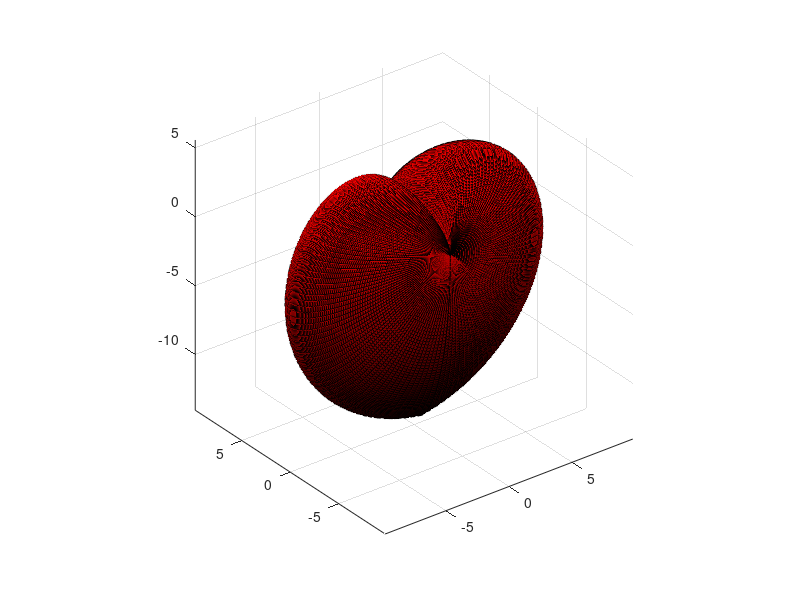

Write MATLAB code to recreate this figure. (Note: this script raises an error after producing the figure.)
% 用来测试三维画图

num = 150;
a = linspace(0, 2*pi, num);
b = linspace(-0.5*pi, 0.5*pi, num);
[a, b] = meshgrid(a, b);
r = 5;
c = sqrt(abs(a - pi))*1.5;
X = r*cos(b).*sin(a).*c;
Z = -r*cos(b).*cos(a).*c;
Y = r.*sin(b)*0.75;
for i = 1:num
    for j =1:num
        C(i,j,1) = Z(i, j)/(max(max(Z))-min(min(Z))) + abs(min(min(Z)))/(max(max(Z))-min(min(Z)));
        C(i,j,2) = 0;
        C(i,j,3) = 0;
    end
end
s = surf(X, Y, Z, C);
axis equal
axis tight
s.FaceAlpha = 0.9;
s.EdgeColor = 'none';
s.FaceColor = 'interp';


%%
figure(1)
x=-2:0.1:2;   y=-3:0.1:3; 
[X,Y]=meshgrid(x,y);
Z=X.*exp(-X.^2-Y.^2);
mesh(X,Y,Z);